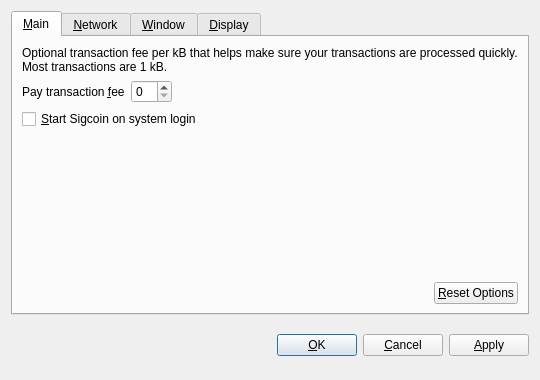
<?xml version="1.0" encoding="UTF-8"?>
<ui version="4.0">
 <class>OptionsDialog</class>
 <widget class="QDialog" name="OptionsDialog">
  <property name="geometry">
   <rect>
    <x>0</x>
    <y>0</y>
    <width>540</width>
    <height>380</height>
   </rect>
  </property>
  <property name="windowTitle">
   <string>Options</string>
  </property>
  <property name="modal">
   <bool>true</bool>
  </property>
  <layout class="QVBoxLayout" name="verticalLayout">
   <item>
    <widget class="QTabWidget" name="tabWidget">
     <property name="tabPosition">
      <enum>QTabWidget::North</enum>
     </property>
     <property name="currentIndex">
      <number>0</number>
     </property>
     <widget class="QWidget" name="tabMain">
      <attribute name="title">
       <string>&amp;Main</string>
      </attribute>
      <layout class="QVBoxLayout" name="verticalLayout_Main">
       <item>
        <widget class="QLabel" name="transactionFeeInfoLabel">
         <property name="text">
          <string>Optional transaction fee per kB that helps make sure your transactions are processed quickly. Most transactions are 1 kB.</string>
         </property>
         <property name="textFormat">
          <enum>Qt::PlainText</enum>
         </property>
         <property name="wordWrap">
          <bool>true</bool>
         </property>
        </widget>
       </item>
       <item>
        <layout class="QHBoxLayout" name="horizontalLayout_1_Main">
         <item>
          <widget class="QLabel" name="transactionFeeLabel">
           <property name="text">
            <string>Pay transaction &amp;fee</string>
           </property>
           <property name="textFormat">
            <enum>Qt::PlainText</enum>
           </property>
           <property name="buddy">
            <cstring>transactionFee</cstring>
           </property>
          </widget>
         </item>
         <item>
          <widget class="BitcoinAmountField" name="transactionFee"/>
         </item>
         <item>
          <spacer name="horizontalSpacer_1_Main">
           <property name="orientation">
            <enum>Qt::Horizontal</enum>
           </property>
           <property name="sizeHint" stdset="0">
            <size>
             <width>40</width>
             <height>20</height>
            </size>
           </property>
          </spacer>
         </item>
        </layout>
       </item>
       <item>
        <widget class="QCheckBox" name="bitcoinAtStartup">
         <property name="toolTip">
          <string>Automatically start Sigcoin after logging in to the system.</string>
         </property>
         <property name="text">
          <string>&amp;Start Sigcoin on system login</string>
         </property>
        </widget>
       </item>
       <item>
        <spacer name="verticalSpacer_Main">
         <property name="orientation">
          <enum>Qt::Vertical</enum>
         </property>
         <property name="sizeHint" stdset="0">
          <size>
           <width>20</width>
           <height>40</height>
          </size>
         </property>
        </spacer>
       </item>
       <item>
        <layout class="QHBoxLayout" name="horizontalLayout_2_Main">
         <item>
          <spacer name="horizontalSpacer_2_Main">
           <property name="orientation">
            <enum>Qt::Horizontal</enum>
           </property>
           <property name="sizeHint" stdset="0">
            <size>
             <width>40</width>
             <height>20</height>
            </size>
           </property>
          </spacer>
         </item>
         <item>
          <widget class="QPushButton" name="resetButton">
           <property name="toolTip">
            <string>Reset all client options to default.</string>
           </property>
           <property name="text">
            <string>&amp;Reset Options</string>
           </property>
           <property name="autoDefault">
            <bool>false</bool>
           </property>
          </widget>
         </item>
        </layout>
       </item>
      </layout>
     </widget>
     <widget class="QWidget" name="tabNetwork">
      <attribute name="title">
       <string>&amp;Network</string>
      </attribute>
      <layout class="QVBoxLayout" name="verticalLayout_Network">
       <item>
        <widget class="QCheckBox" name="mapPortUpnp">
         <property name="toolTip">
          <string>Automatically open the Sigcoin client port on the router. This only works when your router supports UPnP and it is enabled.</string>
         </property>
         <property name="text">
          <string>Map port using &amp;UPnP</string>
         </property>
        </widget>
       </item>
       <item>
        <widget class="QCheckBox" name="connectSocks">
         <property name="toolTip">
          <string>Connect to the Sigcoin network through a SOCKS proxy (e.g. when connecting through Tor).</string>
         </property>
         <property name="text">
          <string>&amp;Connect through SOCKS proxy:</string>
         </property>
        </widget>
       </item>
       <item>
        <layout class="QHBoxLayout" name="horizontalLayout_Network">
         <item>
          <widget class="QLabel" name="proxyIpLabel">
           <property name="text">
            <string>Proxy &amp;IP:</string>
           </property>
           <property name="textFormat">
            <enum>Qt::PlainText</enum>
           </property>
           <property name="buddy">
            <cstring>proxyIp</cstring>
           </property>
          </widget>
         </item>
         <item>
          <widget class="QValidatedLineEdit" name="proxyIp">
           <property name="maximumSize">
            <size>
             <width>140</width>
             <height>16777215</height>
            </size>
           </property>
           <property name="toolTip">
            <string>IP address of the proxy (e.g. 127.0.0.1)</string>
           </property>
          </widget>
         </item>
         <item>
          <widget class="QLabel" name="proxyPortLabel">
           <property name="text">
            <string>&amp;Port:</string>
           </property>
           <property name="textFormat">
            <enum>Qt::PlainText</enum>
           </property>
           <property name="buddy">
            <cstring>proxyPort</cstring>
           </property>
          </widget>
         </item>
         <item>
          <widget class="QLineEdit" name="proxyPort">
           <property name="maximumSize">
            <size>
             <width>55</width>
             <height>16777215</height>
            </size>
           </property>
           <property name="toolTip">
            <string>Port of the proxy (e.g. 9050)</string>
           </property>
          </widget>
         </item>
         <item>
          <widget class="QLabel" name="socksVersionLabel">
           <property name="text">
            <string>SOCKS &amp;Version:</string>
           </property>
           <property name="textFormat">
            <enum>Qt::PlainText</enum>
           </property>
           <property name="buddy">
            <cstring>socksVersion</cstring>
           </property>
          </widget>
         </item>
         <item>
          <widget class="QValueComboBox" name="socksVersion">
           <property name="toolTip">
            <string>SOCKS version of the proxy (e.g. 5)</string>
           </property>
          </widget>
         </item>
         <item>
          <spacer name="horizontalSpacer_Network">
           <property name="orientation">
            <enum>Qt::Horizontal</enum>
           </property>
           <property name="sizeHint" stdset="0">
            <size>
             <width>40</width>
             <height>20</height>
            </size>
           </property>
          </spacer>
         </item>
        </layout>
       </item>
       <item>
        <spacer name="verticalSpacer_Network">
         <property name="orientation">
          <enum>Qt::Vertical</enum>
         </property>
         <property name="sizeHint" stdset="0">
          <size>
           <width>20</width>
           <height>40</height>
          </size>
         </property>
        </spacer>
       </item>
      </layout>
     </widget>
     <widget class="QWidget" name="tabWindow">
      <attribute name="title">
       <string>&amp;Window</string>
      </attribute>
      <layout class="QVBoxLayout" name="verticalLayout_Window">
       <item>
        <widget class="QCheckBox" name="minimizeToTray">
         <property name="toolTip">
          <string>Show only a tray icon after minimizing the window.</string>
         </property>
         <property name="text">
          <string>&amp;Minimize to the tray instead of the taskbar</string>
         </property>
        </widget>
       </item>
       <item>
        <widget class="QCheckBox" name="minimizeOnClose">
         <property name="toolTip">
          <string>Minimize instead of exit the application when the window is closed. When this option is enabled, the application will be closed only after selecting Quit in the menu.</string>
         </property>
         <property name="text">
          <string>M&amp;inimize on close</string>
         </property>
        </widget>
       </item>
       <item>
        <spacer name="verticalSpacer_Window">
         <property name="orientation">
          <enum>Qt::Vertical</enum>
         </property>
         <property name="sizeHint" stdset="0">
          <size>
           <width>20</width>
           <height>40</height>
          </size>
         </property>
        </spacer>
       </item>
      </layout>
     </widget>
     <widget class="QWidget" name="tabDisplay">
      <attribute name="title">
       <string>&amp;Display</string>
      </attribute>
      <layout class="QVBoxLayout" name="verticalLayout_Display">
       <item>
        <layout class="QHBoxLayout" name="horizontalLayout_1_Display">
         <item>
          <widget class="QLabel" name="langLabel">
           <property name="text">
            <string>User Interface &amp;language:</string>
           </property>
           <property name="textFormat">
            <enum>Qt::PlainText</enum>
           </property>
           <property name="buddy">
            <cstring>lang</cstring>
           </property>
          </widget>
         </item>
         <item>
          <widget class="QValueComboBox" name="lang">
           <property name="toolTip">
            <string>The user interface language can be set here. This setting will take effect after restarting Sigcoin.</string>
           </property>
          </widget>
         </item>
        </layout>
       </item>
       <item>
        <layout class="QHBoxLayout" name="horizontalLayout_2_Display">
         <item>
          <widget class="QLabel" name="unitLabel">
           <property name="text">
            <string>&amp;Unit to show amounts in:</string>
           </property>
           <property name="textFormat">
            <enum>Qt::PlainText</enum>
           </property>
           <property name="buddy">
            <cstring>unit</cstring>
           </property>
          </widget>
         </item>
         <item>
          <widget class="QValueComboBox" name="unit">
           <property name="toolTip">
            <string>Choose the default subdivision unit to show in the interface and when sending coins.</string>
           </property>
          </widget>
         </item>
        </layout>
       </item>
       <item>
        <widget class="QCheckBox" name="displayAddresses">
         <property name="toolTip">
          <string>Whether to show Sigcoin addresses in the transaction list or not.</string>
         </property>
         <property name="text">
          <string>&amp;Display addresses in transaction list</string>
         </property>
        </widget>
       </item>
       <item>
        <widget class="QCheckBox" name="coinControlFeatures">
         <property name="toolTip">
          <string>Whether to show coin control features or not.</string>
         </property>
         <property name="text">
          <string>Display coin &amp;control features (experts only!)</string>
         </property>
        </widget>
       </item>
       <item>
        <spacer name="verticalSpacer_Display">
         <property name="orientation">
          <enum>Qt::Vertical</enum>
         </property>
         <property name="sizeHint" stdset="0">
          <size>
           <width>20</width>
           <height>40</height>
          </size>
         </property>
        </spacer>
       </item>
      </layout>
     </widget>
    </widget>
   </item>
   <item>
    <layout class="QHBoxLayout" name="horizontalLayout_Buttons">
     <item>
      <spacer name="horizontalSpacer_1">
       <property name="orientation">
        <enum>Qt::Horizontal</enum>
       </property>
       <property name="sizeHint" stdset="0">
        <size>
         <width>40</width>
         <height>48</height>
        </size>
       </property>
      </spacer>
     </item>
     <item>
      <widget class="QLabel" name="statusLabel">
       <property name="font">
        <font>
         <weight>75</weight>
         <bold>true</bold>
        </font>
       </property>
       <property name="text">
        <string/>
       </property>
       <property name="textFormat">
        <enum>Qt::PlainText</enum>
       </property>
       <property name="wordWrap">
        <bool>true</bool>
       </property>
      </widget>
     </item>
     <item>
      <spacer name="horizontalSpacer_2">
       <property name="orientation">
        <enum>Qt::Horizontal</enum>
       </property>
       <property name="sizeHint" stdset="0">
        <size>
         <width>40</width>
         <height>48</height>
        </size>
       </property>
      </spacer>
     </item>
     <item>
      <widget class="QPushButton" name="okButton">
       <property name="text">
        <string>&amp;OK</string>
       </property>
      </widget>
     </item>
     <item>
      <widget class="QPushButton" name="cancelButton">
       <property name="text">
        <string>&amp;Cancel</string>
       </property>
       <property name="autoDefault">
        <bool>false</bool>
       </property>
      </widget>
     </item>
     <item>
      <widget class="QPushButton" name="applyButton">
       <property name="text">
        <string>&amp;Apply</string>
       </property>
       <property name="autoDefault">
        <bool>false</bool>
       </property>
      </widget>
     </item>
    </layout>
   </item>
  </layout>
 </widget>
 <customwidgets>
  <customwidget>
   <class>BitcoinAmountField</class>
   <extends>QSpinBox</extends>
   <header>bitcoinamountfield.h</header>
  </customwidget>
  <customwidget>
   <class>QValueComboBox</class>
   <extends>QComboBox</extends>
   <header>qvaluecombobox.h</header>
  </customwidget>
  <customwidget>
   <class>QValidatedLineEdit</class>
   <extends>QLineEdit</extends>
   <header>qvalidatedlineedit.h</header>
  </customwidget>
 </customwidgets>
 <resources/>
 <connections/>
</ui>
